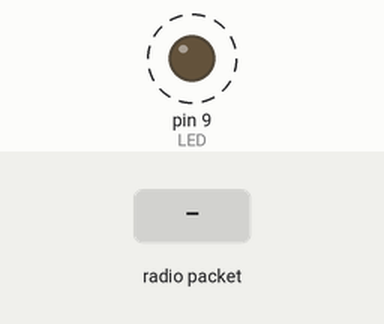
The sketch below on a simulated Arduino Uno, built with avr-gcc and run on an emulated ATmega328P. On the bench: output pins drawn as LEDs (lit = HIGH). Dashed ring = blinking. Inputs (shaded band) come from the test bench. No radio packets arrive unless stated; what the sketch prints to the serial monitor is not drawn.

Above: at 1.2 s.
1.3 s: radio packet "1" arrives
Timing chart, 0 to 10.3 s (numbered marks = the images above; inputs shaded):
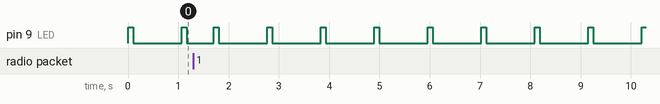

Measured:
- by itself, pin 9 (LED): alternates HIGH for 0.10 s and LOW for 0.96 s

The sketch:

nrf24_client.ino
```cpp
// nrf24_client.pde
// -*- mode: C++ -*-
// Example sketch showing how to create a simple messageing client
// with the RH_NRF24 class. RH_NRF24 class does not provide for addressing or
// reliability, so you should only use RH_NRF24 if you do not need the higher
// level messaging abilities.
// It is designed to work with the other example nrf24_server.
// Tested on Uno with Sparkfun NRF25L01 module
// Tested on Anarduino Mini (http://www.anarduino.com/mini/) with RFM73 module
// Tested on Arduino Mega with Sparkfun WRL-00691 NRF25L01 module

#include <SPI.h>
#include <RH_NRF24.h>

#define LED 9

// Singleton instance of the radio driver

// CE 16 CS 15
RH_NRF24 nrf24(7, 10);
// RH_NRF24 nrf24(8, 7); // use this to be electrically compatible with Mirf
// RH_NRF24 nrf24(8, 10);// For Leonardo, need explicit SS pin
// RH_NRF24 nrf24(8, 7); // For RFM73 on Anarduino Mini

void setup()
{
  pinMode (LED, OUTPUT);
  digitalWrite(LED, LOW);

  Serial.begin(9600);
  while (!Serial)
    ; // wait for serial port to connect. Needed for Leonardo only
  if (!nrf24.init())
    Serial.println("init failed");
  // Defaults after init are 2.402 GHz (channel 2), 2Mbps, 0dBm
  if (!nrf24.setChannel(1))
    Serial.println("setChannel failed");
  if (!nrf24.setRF(RH_NRF24::DataRate2Mbps, RH_NRF24::TransmitPower0dBm))
    Serial.println("setRF failed");
  Serial.println("init OK\r\n");
}


void loop()
{
  Serial.println("Sending to nrf24_server");
  // Send a message to nrf24_server
  uint8_t data[] = "Hello World!";
  nrf24.send(data, sizeof(data));
  LED_blnk();

  nrf24.waitPacketSent();
  // Now wait for a reply
  uint8_t buf[RH_NRF24_MAX_MESSAGE_LEN];
  uint8_t len = sizeof(buf);

  if (nrf24.waitAvailableTimeout(500))
  {
    // Should be a reply message for us now
    if (nrf24.recv(buf, &len))
    {
      Serial.print("got reply: ");
      Serial.println((char*)buf);
    }
    else
    {
      Serial.println("recv failed");
    }
  }
  else
  {
    Serial.println("No reply, is nrf24_server running?");
  }
  delay(400);
}


void LED_blnk(){
  digitalWrite(LED, HIGH);
  delay(100);
  digitalWrite(LED, LOW);

}
```
